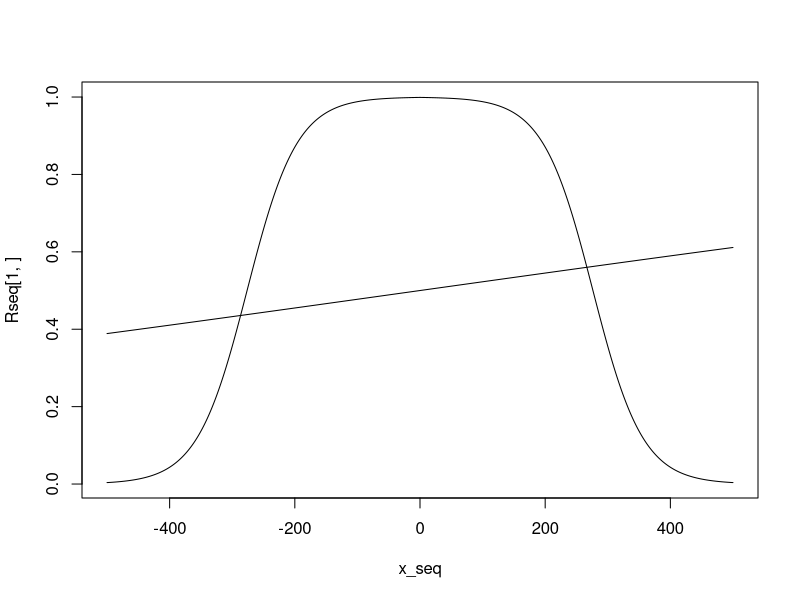
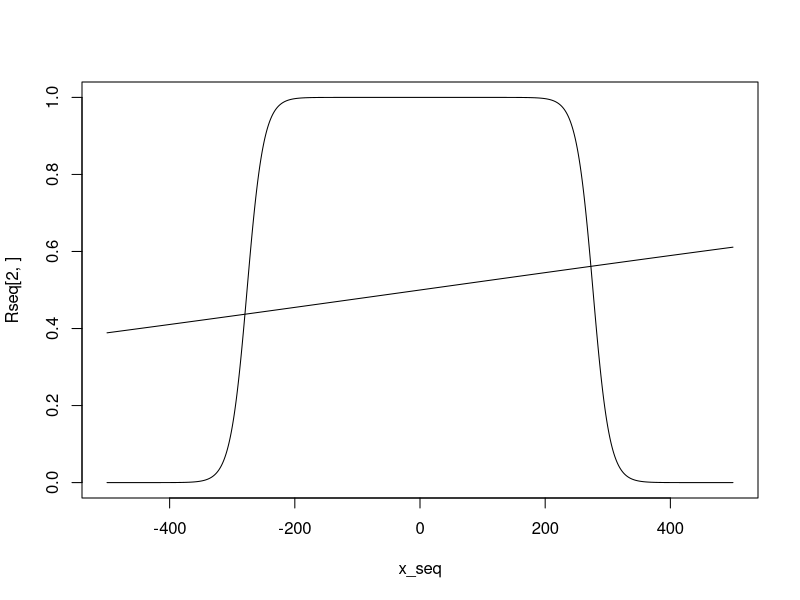
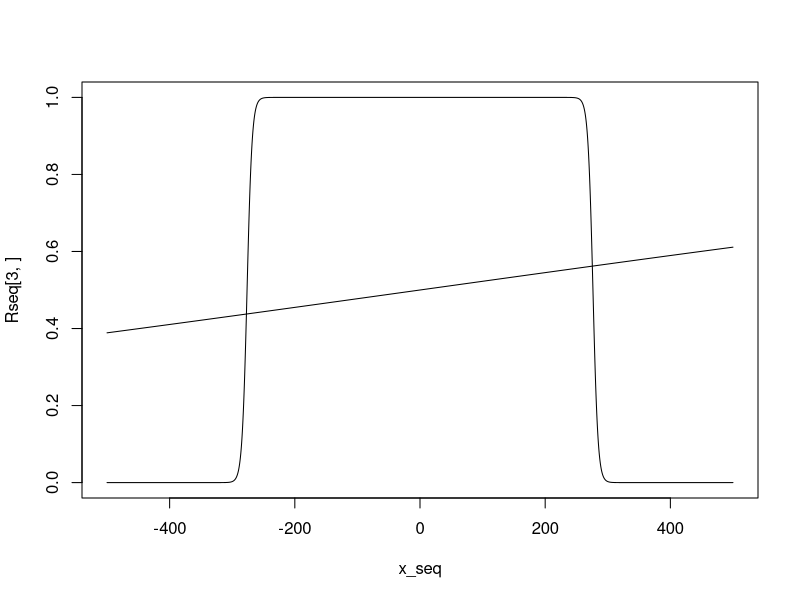
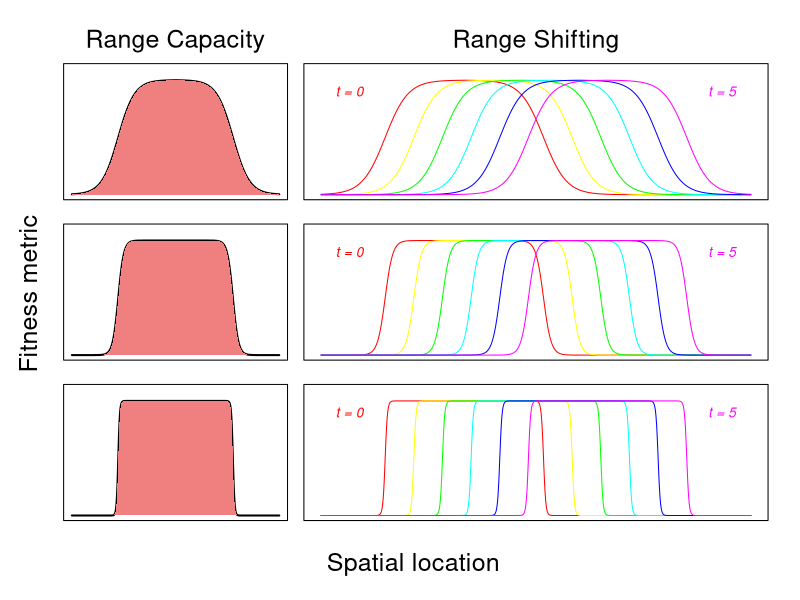

Generate these figures, in order, with R:
setwd("~/Desktop/RangeShifts/")

# Make a function to calculate the range curve over a given spatial extent
RangeCapacity <- function(alpha, beta, gamma, tau, x_vals){
     R_seq <- rep(NA, length(x_vals))
     for(i in 1:length(x_vals)){
          if(x_vals[i] > beta){
               numerator <- alpha * exp(-1*gamma * (x_vals[i] - beta - tau))
               denominator <- 1 + exp(-1*gamma * (x_vals[i] - beta - tau))
               R_seq[i] <- numerator / denominator
          } else if(x_vals[i] < beta){
               numerator <- alpha * exp(gamma * (x_vals[i] - beta + tau))
               denominator <- 1 + exp(gamma * (x_vals[i] - beta + tau))
               R_seq[i] <- numerator / denominator
          } else if(x_vals[i] == beta){
               R_seq[i] <- alpha
          }
     }
     return(R_seq)
}

# Make a function to display the local fitness optimum across the range (lower
#    values don't mean lower fitness, just a different optimum phenotype; actual
#    fitness values will be calculated with these local optima and stabilizing
#    selection; reproduction will occur according to the range capacity gradient)
RelFit <- function(beta, tau, x_vals, LocalSel){
     FitSeq <- rep(NA, length(x_vals))
     GammaVal <- LocalSel / tau
     for(i in 1:length(x_vals)){
          numerator <- exp(GammaVal * (x_vals[i] - beta))
          denominator <- 1 + exp(GammaVal * (x_vals[i] - beta))
          FitSeq[i] <- numerator / denominator
     }
     return(FitSeq)
}


# Given a delta and minimum gamma value, calculate the tau value necessary for a
#    smooth function
CalcTauMin <- function(alpha, delta, gamma){
     numerator <- log( (alpha - delta) / delta )
     TauMin <- numerator / gamma
     return(TauMin)
}

# When changing the slope of the range boundary, keep the area of the range
#    constant and calculate a new tau
CalcTauNew <- function(alpha, gamma, C){
     numerator <- log( exp( (C*gamma) / (2*alpha) ) - 1 )
     TauNew <- numerator / gamma
     return(TauNew)
}

# Calculate the total area under a given range curve
Calc_C <- function(alpha, gamma, tau){
     numerator <- 2 * alpha * log( exp(gamma * tau) + 1 )
     C <- numerator / gamma
     return(C)
}


# Now pick some parameters to use for the initial visualization
x_seq <- seq(-500, 500, length.out = 10000)
Alpha <- 1
Delta <- 1e-3
BetaSeq <- seq(0, 500, by = 100)
GammaSeq <- c(0.025, 0.075, 0.25)
TauSeq <- rep(NA, length(GammaSeq))

# Now calculate TauMin and C
TauSeq[1] <- CalcTauMin(alpha = Alpha, delta = Delta, gamma = GammaSeq[1])
C <- Calc_C(alpha = Alpha, gamma = GammaSeq[1], tau = TauSeq[1])

# Now calculate the other tau values
for(i in 2:length(TauSeq)){
     TauSeq[i] <- CalcTauNew(alpha = Alpha, C = C, gamma = GammaSeq[i])
}

# Finally, use these values to calculate a starting range shapes for each
#    slope value
Rseq <- matrix(NA, nrow = length(GammaSeq), ncol = length(x_seq))
FitVals <- matrix(NA, nrow = length(GammaSeq), ncol = length(x_seq))
for(i in 1:length(GammaSeq)){
     Rseq[i,] <- RangeCapacity(alpha = Alpha, beta = BetaSeq[1], gamma = GammaSeq[i], 
                        tau = TauSeq[i], x_vals = x_seq)
     FitVals[i,] <- RelFit(beta = BetaSeq[1], tau = TauSeq[i], x_vals = x_seq, LocalSel = 0.25)
}

# Try a basic plot to make sure these functions are working and that these
#    initial values work
plot(x_seq, Rseq[1,], type = "l")
lines(x_seq, FitVals[1,])
plot(x_seq, Rseq[2,], type = "l")
lines(x_seq, FitVals[2,])
plot(x_seq, Rseq[3,], type = "l")
lines(x_seq, FitVals[3,])

# Now make a nice plot of the stationary range capacity and a visualization of 
#    the shift itself
PlotMatrix <- matrix(c(1,2,2,3,4,4,5,6,6), nrow = 3, ncol = 3, byrow = TRUE)
#layout(mat = PlotMatrix)
#layout.show(n=6)
TimeCols <- rainbow(n = length(BetaSeq))
newX <- seq(-500, 1000, length.out = 1000000)
RangeCol <- "lightcoral"

pdf(file = "RangeCapacity.pdf", width = 7, height = 5, onefile = FALSE, paper = "special")
     layout(mat = PlotMatrix)
     par(mar = c(1, 0.8, 0.8, 0.4) + 0.02, oma = c(5, 4, 4, 2))
     
     # First plot the shallowest slope in a stationary plot, then the shifting
     plot(x = x_seq, y = Rseq[1,], type = "l", lwd = 2, axes = FALSE, xlab = "",
          ylab = "", ylim = c(0, 1.1*Alpha))
     box()
     polygon(x = c(x_seq, rev(x_seq)), y = c(Rseq[1,], rep(0, length(x_seq))), 
             col = RangeCol, border = NA)
     mtext("Range Capacity", side = 3, cex = 1.5, line = 1)
     
     plot(x = NA, y = NA, axes = FALSE, xlab = "", ylab = "", xlim = range(newX),
          ylim = c(0, 1.1*Alpha))
     for(t in 1:length(BetaSeq)){
          Rnew <- RangeCapacity(alpha = Alpha, beta = BetaSeq[t], gamma = GammaSeq[1], 
                                tau = TauSeq[1], x_vals = newX)
          lines(x = newX, y = Rnew, col = TimeCols[t])
     }
     text(expression(italic("t = 0")), x = -400, y = 0.9*Alpha, cex = 1.25, col = TimeCols[1])
     text(expression(italic("t = 5")), x = 900, y = 0.9*Alpha, cex = 1.25, col = TimeCols[6])
     mtext("Range Shifting", side = 3, cex = 1.5, line = 1)
     box()

     # Now plot the second level
     plot(x = x_seq, y = Rseq[2,], type = "l", lwd = 2, axes = FALSE, xlab = "",
          ylab = "", ylim = c(0, 1.1*Alpha))
     box()
     polygon(x = c(x_seq, rev(x_seq)), y = c(Rseq[2,], rep(0, length(x_seq))), 
             col = RangeCol, border = NA)
     
     plot(x = NA, y = NA, axes = FALSE, xlab = "", ylab = "", xlim = range(newX),
          ylim = c(0, 1.1*Alpha))
     for(t in 1:length(BetaSeq)){
          Rnew <- RangeCapacity(alpha = Alpha, beta = BetaSeq[t], gamma = GammaSeq[2], 
                                tau = TauSeq[2], x_vals = newX)
          lines(x = newX, y = Rnew, col = TimeCols[t])
     }
     text(expression(italic("t = 0")), x = -400, y = 0.9*Alpha, cex = 1.25, col = TimeCols[1])
     text(expression(italic("t = 5")), x = 900, y = 0.9*Alpha, cex = 1.25, col = TimeCols[6])
     box()

     # Now plot the third level
     plot(x = x_seq, y = Rseq[3,], type = "l", lwd = 2, axes = FALSE, xlab = "",
          ylab = "", ylim = c(0, 1.1*Alpha))
     box()
     polygon(x = c(x_seq, rev(x_seq)), y = c(Rseq[3,], rep(0, length(x_seq))), 
             col = RangeCol, border = NA)
     
     plot(x = NA, y = NA, axes = FALSE, xlab = "", ylab = "", xlim = range(newX),
          ylim = c(0, 1.1*Alpha))
     for(t in 1:length(BetaSeq)){
          Rnew <- RangeCapacity(alpha = Alpha, beta = BetaSeq[t], gamma = GammaSeq[3], 
                                tau = TauSeq[3], x_vals = newX)
          lines(x = newX, y = Rnew, col = TimeCols[t])
     }
     text(expression(italic("t = 0")), x = -400, y = 0.9*Alpha, cex = 1.25, col = TimeCols[1])
     text(expression(italic("t = 5")), x = 900, y = 0.9*Alpha, cex = 1.25, col = TimeCols[6])
     box()
     
     mtext("Spatial location", side = 1, outer = TRUE, cex = 1.5, line = 2)
     mtext("Fitness metric", side = 2, outer = TRUE, cex = 1.5, line = 1)
dev.off()



